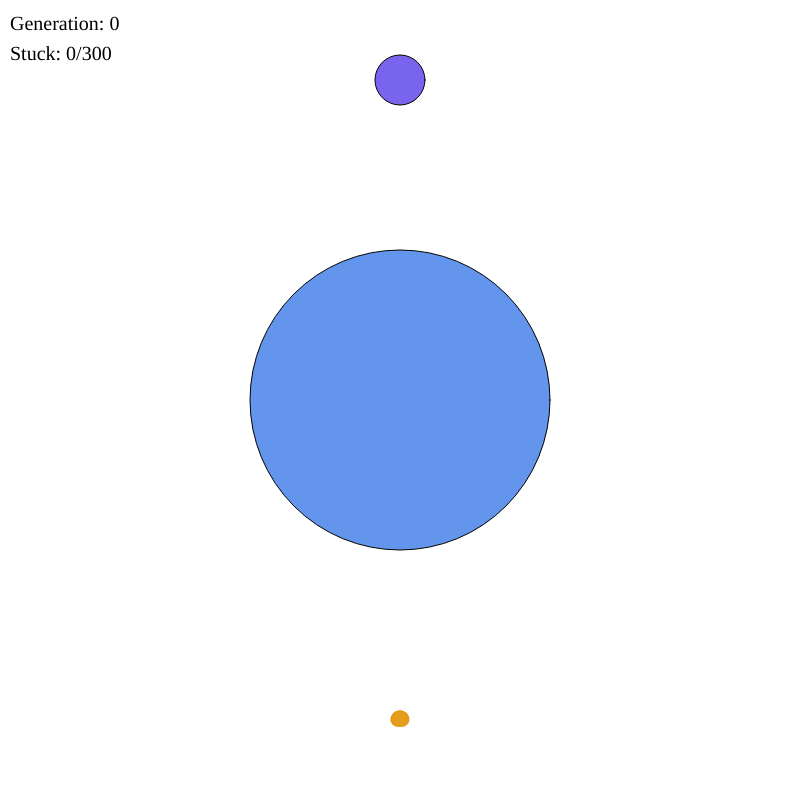
Frame 1 (no input)
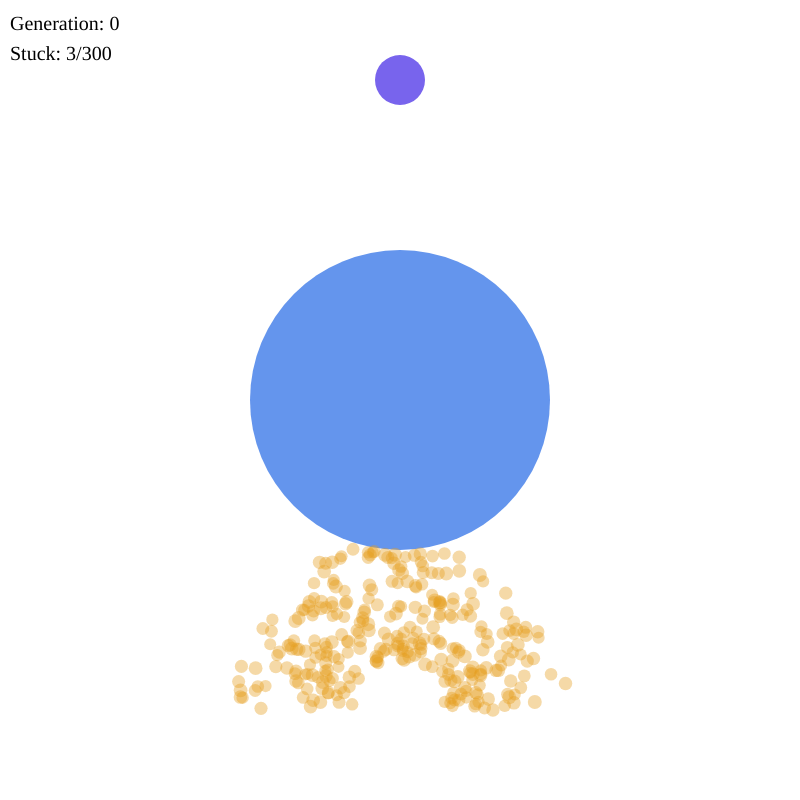
Frame 60 (no input)
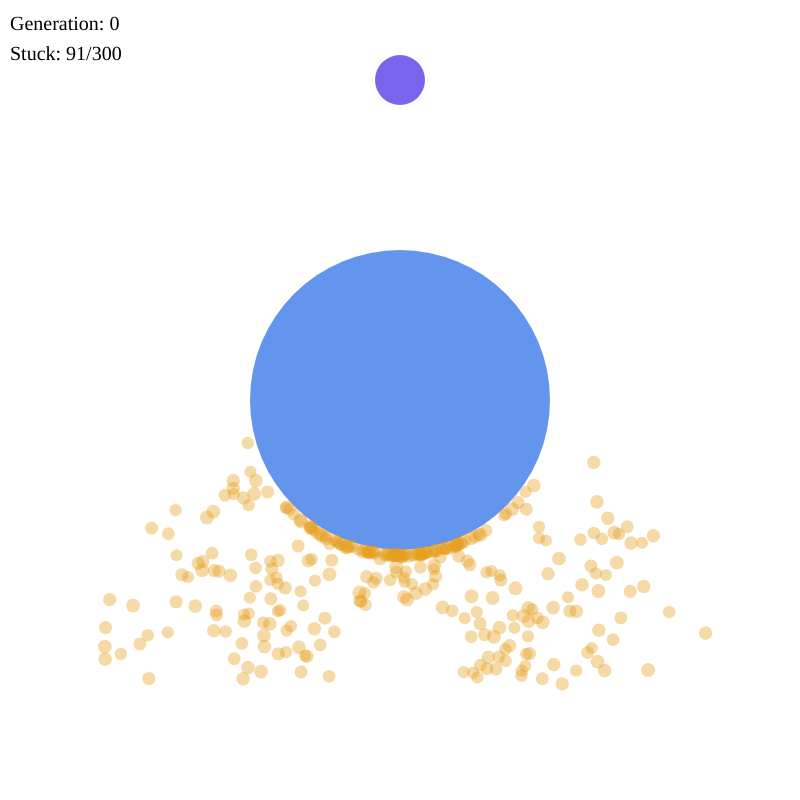
Frame 120 (the mouse pressed at the canvas centre since frame 60)

The p5.js sketch that drew these frames (run headless with seeded random() and noise() and a simulated clock; from frame 60 on, the mouse is pressed at the canvas centre):

// p5.js sketch
// ── sketch.js

const NUM_PARENTS = 100;

let system;
let obst;
let origin;
let target;
let gen_count = 0;
let stuck_count = 0;
let stop_count = 1000;
let count = 0;

function setup(){
  createCanvas(800, 800);
  background(255);

  //Choose origin and target for the movers;

  origin = new p5.Vector(width * 0.5, height * 0.9);
  target = new p5.Vector(width * 0.5, height * 0.1);
  system = new System(origin, target);
  system.init();

  //Initialize the obtacle;
  obst = new Mover( new p5.Vector(width * 0.5, height * 0.5), new p5.Vector(0.0, 0.0));
  obst.stuck = true;
  obst.r = 300;

}

function draw(){
  background(255);

  //Displaying obstacle, target and basic stats;

  let disp1 = "Generation: " + gen_count;
  let disp2 = "Stuck: " + stuck_count + "/" + system.num;
  fill(0);
  textSize(20);
  textFont('Abel');
  text(disp1, 10, 30);
  text(disp2, 10, 60);
  fill(100, 149, 237);
  ellipse(obst.pos.x, obst.pos.y, obst.r, obst.r);
  fill(120,100,237);
  ellipse(target.x, target.y, 50, 50);

  //Halt the simulation after stop_count steps;
  if (count < stop_count){
  system.update(obst);
  count += 1;
}
else {
  //Spawn new generation
  makeNewGen();
}
  system.display();
}

// Make the new generation;

function makeNewGen(){
  //Choose parents;
  let parents = chooseParents();
  //Shuffle array for more statistical randomness;
  shuffle(parents, true);

  let newgen = [];
  let size = system.num;

  for (let i = 0; i < size; i++){
    //Choose parents; We allow self-replication;
    let parent1 = parents[int(random(0, parents.length))];
    let parent2 = parents[int(random(0, parents.length))];
    //Make the genome of the baby;
    let baby_genome = crossover(parent1, parent2);
    //Mutate the genome;
    mutation(baby_genome);
    //Add to the list of the new genomes
    newgen.push(baby_genome);
  }

  system.newGen(newgen);
  count = 0;
  stuck_count = 0;
  gen_count += 1;
}


function crossover(parent1, parent2){
  //Copy genome arrays;
  let g1 = [...parent1.genome];
  let g2 = [...parent2.genome];
  //Choose a cut point;
  let cut = int(random(0, g1.length));
  //New genome array;
  let baby_genome = [];

  for (let i = 0 ; i < g1.length; i++){
    if (i < cut){
      baby_genome.push(g1[i]);
    }
    else{
      baby_genome.push(g2[i])
    }
  }
  return baby_genome;
}

//Mutate the genome;
function mutation(genome){
  for (let i = 0; i < 3; i++){
    let index = int(random(0, genome.length));
    //A single mutation happens with probability 1/10;
    if (random(0, 1) < 0.1){
    genome[index] = int(random(0, 2));
  }
  }
}


//Choose parents according to fitness;
function chooseParents(){
  let total_fitness = 0.0;
  let parents = [];

  //Useful to compute the "normalized fitness";
  for (let i = 0; i < system.movers.length; i++){
    total_fitness += fitness(system.movers[i]);
  }

  let count = 0;

  while (count < NUM_PARENTS){
    let index = int(random(0, system.movers.length));
    let m = system.movers[index];
    //Only consider movers which are alive, i.e. not stuck;
    if ((random(0, 1) < 1.0 - fitness(m)/total_fitness) && !m.stuck){
      parents.push(m);
      count++;
    }
  }
  return parents;
}

//Fitness function;

function fitness(mover){
  return dist(mover.pos.x, mover.pos.y, target.x, target.y);
}

// ── Mover.js

//Mover class;

function Mover(origin, target){
  this.pos = origin.copy();
  this.target = target.copy();
  this.r = 10; //radius;
  this.stuck = false; //tells if the mover is stuck;
  this.genome;

  this.setAttr = function(genome){
    this.genome = [...genome];

    //Obtain attributes from genome with basic decoding;
    //We divide by the number of attributes, i.e. each bit-word has the same length;
    let l = this.genome.length/3;

    this.theta = 0;
    for( let z = 1; z <= l; z++ ){
      this.theta += this.genome[l - z ] * pow(2, z-1);
    }
    this.theta *= 1.0/(pow(2, l) - 1);

    this.mag = 0;
    for( let z = 1; z <= l; z++ ){
      this.mag += this.genome[2*l - z ] * pow(2, z-1);
    }
    this.mag *= 2.0/(pow(2, l) - 1);
    this.mag += 1.0;

    this.mass = 0 ;
    for( let z = 1; z <= l; z++ ){
      this.mass += this.genome[3*l - z ] * pow(2, z-1);
    }
    this.mass *= 1.0/(pow(2, l) - 1);
    this.mass += 1.0;

    //The radius is affected by the mass;
    this.r += this.mass * 2;

  }

  //Initialize the mover;
  this.init = function(){
    this.vel = new p5.Vector(cos(this.theta * PI), -sin(this.theta * PI));
    this.vel.mult(this.mag);
  }

  this.move = function(){
    if (!this.stuck){
    //Steering towards the target;
    let target_dir = new p5.Vector(this.target.x - this.pos.x, this.target.y - this.pos.y);
    target_dir.normalize();
    let dir = this.vel.copy();
    dir.normalize();
    let steer = new p5.Vector(target_dir.x - dir.x , target_dir.y - dir.y);
    //Steering capacity is affected by the mass;
    steer.mult(0.01/this.mass);

    this.vel.add(steer);
    this.pos.add(this.vel);
  }
  }

 //Display mover;
  this.display = function(){
    noStroke();
    fill(229,158,31, 100);
    ellipse(this.pos.x, this.pos.y, this.r, this.r);
  }

}

// ── System.js

//System class;

function System(origin, target){
  this.movers = [];
  this.num = 300; //Number of movers;
  this.num_bits = 30; //Number of bits encoding the genome;

  this.origin = origin;
  this.target = target;

  this.init = function(){
    for (let i = 0; i < this.num; i++){
      this.movers.push(new Mover(this.origin, this.target));
      //When first initialized, produce random genomes;
      let genome = this.makeGenome();

      this.movers[i].setAttr(genome);
      this.movers[i].init();
    }
  }

  //Make a new generation from a list of genomes;
  this.newGen = function(genomes){
    for (let i = 0; i < this.num; i++){
      this.movers[i] = new Mover(this.origin, this.target);
      this.movers[i].setAttr(genomes[i]);
      this.movers[i].init();
    }
  }

  //Utility function;
  this.makeGenome = function(){
    let genome = [];
    for (let i = 0; i < this.num_bits; i++){
      if (random(0.0, 1.0) < 0.5){
        genome.push(0);
      }
      else {
        genome.push(1);
      }
    }
    return genome;
  }

  //Update movers;
  this.update = function(obst){
    for (let i = 0; i < this.num; i++){
      let m = this.movers[i];
      if (!m.stuck){
       if (dist(m.pos.x, m.pos.y, obst.pos.x, obst.pos.y) <= (m.r + obst.r) * 0.5){
         m.stuck = true;
         stuck_count += 1;
       }
       }
    }


    for (let i = 0; i < this.num; i++){
      let m = this.movers[i];
      if (! m.stuck){
      m.move();
    }
    }
  }

  //Display movers;
  this.display = function(){
    for (let i = 0; i < this.num; i++){
      let m = this.movers[i];
      m.display();
    }
  }
}
